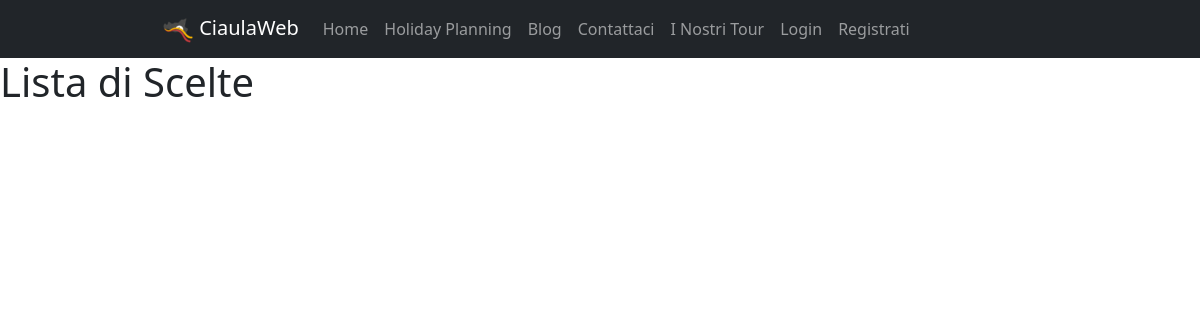
Before: /HolidayPlanning/listascelte/ with the older database file.
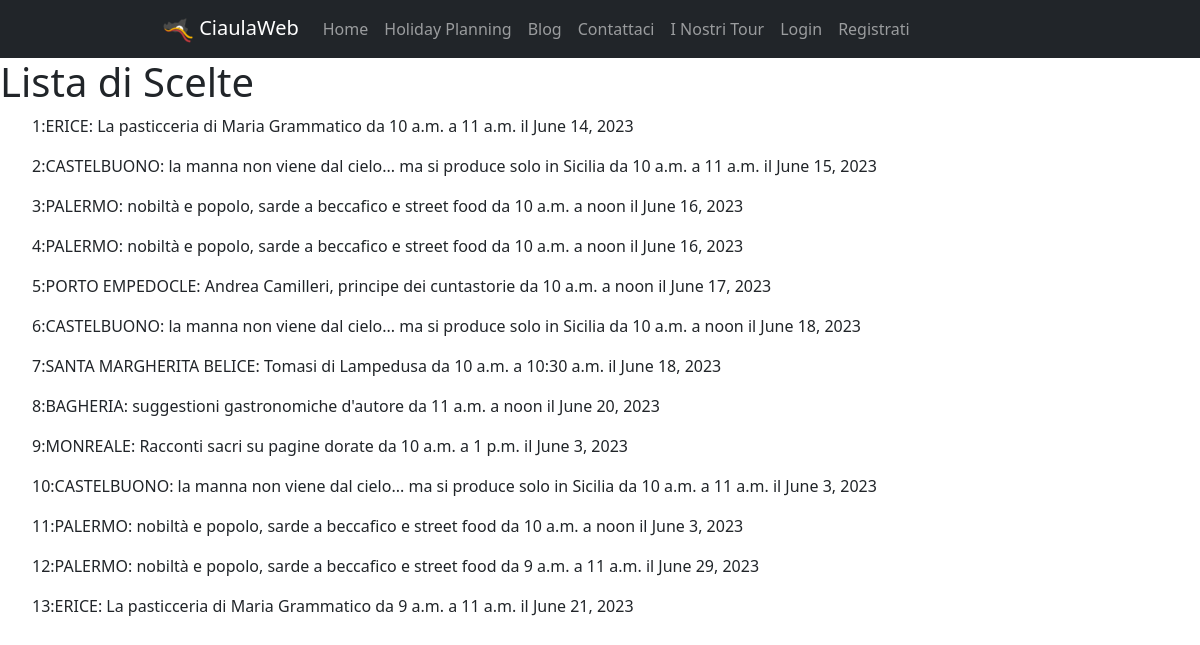
After: the same page with the newer database file.
### HolidayPlanning/models.py (models this page shows, shortened)
class Scelta(models.Model):
    giorno = models.DateField()  # scelto dall'utente
    attrazione = models.ForeignKey(to='Attrazione', on_delete=models.CASCADE, related_name="attrazione")
    oraInizio = models.TimeField(blank=True)  # scelta dall'utente
    oraFine = models.TimeField(blank=True)  # scelta dall'utente
    durata = models.DurationField()  # questi sono i secondi della durata
    class Meta:
        verbose_name = "Scelta"
        verbose_name_plural = "Scelte"

class Attrazione(models.Model):
    objects = None
    nome = models.CharField(max_length=200, primary_key=True)
    luogo = models.CharField(max_length=300)
    via = models.CharField(max_length=500)
    citta = models.CharField(max_length=200)
    costo = models.FloatField()
    tipo = models.CharField(max_length=200)
    oraApertura = models.TimeField('ora apertura')
    oraChiusura = models.TimeField('ora chiusura')
    descrizione = models.TextField()
    class Meta:
        verbose_name = "Attrazione"
        verbose_name_plural = "Attrazioni"

### HolidayPlanning/views.py (the view)
# urls.py: path("listascelte/", ScelteList.as_view(), name="scelte"),
class ScelteList(ListView):
    model = Scelta
    template_name = "HolidayPlanning/listascelte.html"
    def get_model_name(self):
        return self.model._meta.verbose_name_plural
    def get_context_data(self, **kwargs):
        context = super().get_context_data(**kwargs)
        context['titolo'] = "Attrazioni Scelte"
        return context

### HolidayPlanning/templates/HolidayPlanning/listascelte.html (shortened to what this page needs)
{% extends 'base.html' %}
{% block content %}
    <h1> Lista di {{ view.get_model_name }}</h1>
{% for p in object_list %}
<ul>
    {{ p.pk }}:{{ p.attrazione.nome }} da {{ p.oraInizio }} a {{ p.oraFine }} il {{ p.giorno }}
</ul>
{% endfor %}
{% endblock %}

Changed rows visible on the page:
added Scelta: pk "1", attrazione.nome "ERICE: La pasticceria di Maria Grammatico", oraInizio "10 a.m.", oraFine "11 a.m.", giorno "June 14, 2023"
added Scelta: pk "2", attrazione.nome "CASTELBUONO: la manna non viene dal cielo... ma si produce solo in Sicilia", oraInizio "10 a.m.", oraFine "11 a.m.", giorno "June 15, 2023"
added Scelta: pk "3", attrazione.nome "PALERMO: nobiltà e popolo, sarde a beccafico e street food", oraInizio "10 a.m.", oraFine "noon", giorno "June 16, 2023"
added Scelta: pk "4", attrazione.nome "PALERMO: nobiltà e popolo, sarde a beccafico e street food", oraInizio "10 a.m.", oraFine "noon", giorno "June 16, 2023"
added Scelta: pk "5", attrazione.nome "PORTO EMPEDOCLE: Andrea Camilleri, principe dei cuntastorie", oraInizio "10 a.m.", oraFine "noon", giorno "June 17, 2023"
added Scelta: pk "6", attrazione.nome "CASTELBUONO: la manna non viene dal cielo... ma si produce solo in Sicilia", oraInizio "10 a.m.", oraFine "noon", giorno "June 18, 2023"
added Scelta: pk "7", attrazione.nome "SANTA MARGHERITA BELICE: Tomasi di Lampedusa", oraInizio "10 a.m.", oraFine "10:30 a.m.", giorno "June 18, 2023"
added Scelta: pk "8", attrazione.nome "BAGHERIA: suggestioni gastronomiche d'autore", oraInizio "11 a.m.", oraFine "noon", giorno "June 20, 2023"
added Scelta: pk "9", attrazione.nome "MONREALE: Racconti sacri su pagine dorate", oraInizio "10 a.m.", oraFine "1 p.m.", giorno "June 3, 2023"
added Scelta: pk "10", attrazione.nome "CASTELBUONO: la manna non viene dal cielo... ma si produce solo in Sicilia", oraInizio "10 a.m.", oraFine "11 a.m.", giorno "June 3, 2023"
added Scelta: pk "11", attrazione.nome "PALERMO: nobiltà e popolo, sarde a beccafico e street food", oraInizio "10 a.m.", oraFine "noon", giorno "June 3, 2023"
added Scelta: pk "12", attrazione.nome "PALERMO: nobiltà e popolo, sarde a beccafico e street food", oraInizio "9 a.m.", oraFine "11 a.m.", giorno "June 29, 2023"
added Scelta: pk "13", attrazione.nome "ERICE: La pasticceria di Maria Grammatico", oraInizio "9 a.m.", oraFine "11 a.m.", giorno "June 21, 2023"
